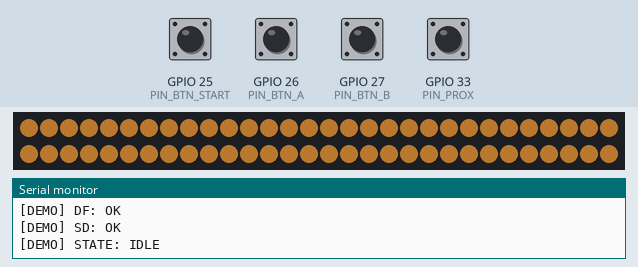
This sketch was run on a simulated ESP32. On the bench: 60 RGB LEDs in strip order, left to right, continuing on the next row, the last lines printed to the serial monitor. The inputs (shaded band) are chosen by the test bench; at power-on: GPIO 25 (PIN_BTN_START), GPIO 26 (PIN_BTN_A), GPIO 27 (PIN_BTN_B), GPIO 33 (PIN_PROX) HIGH. Dim RGB values are drawn brighter than linear; the audio player accepts every command and is not drawn.

Above: at 1.9 s.
2.0 s: GPIO 25 (PIN_BTN_START) pulled LOW for 0.15 s
At 6.9 s:
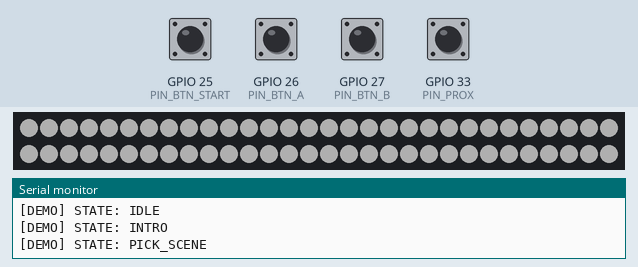
At 53.48 s:
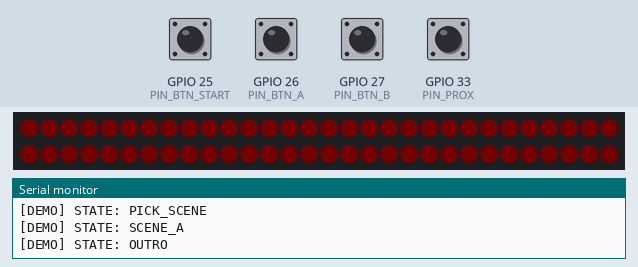

The sketch:

ruh_albalad_mvp_demo.ino
```cpp
#include <Arduino.h>
#include <Adafruit_NeoPixel.h>
#include <DFRobotDFPlayerMini.h>
#include <HardwareSerial.h>

/*
  روح البلد - Demo أمام اللجنة
  - مدة إجمالية مستهدفة: 45-60 ثانية
  - تشغيل سريع ومستقر
  - بدون voice bridge

  ============================================================
  النسخة الرسمية يوم العرض: COMMISSION READY
  ============================================================
  هذه هي نسخة العرض الرسمية المعتمدة أمام اللجنة.
  الإعدادات النهائية مقفلة داخل CFG::COMMISSION_READY_PRESET.
  يمنع تعديل التوقيتات/السطوع/السلوك يوم العرض.

  Quick Recover (مرجع سريع):
  1) إذا لم يبدأ العرض:
     - اضغط START أو انتظر Auto-Start بعد 4 ثوان.
  2) إذا لم يعمل الصوت:
     - استمر في العرض (Safe Demo Mode) ثم افحص microSD/DFPlayer بعد الجولة.
  3) إذا توقف الحساس:
     - استخدم START فقط (الحساس ليس شرطا لنجاح العرض).
  4) إذا احتجت إعادة تشغيل سريعة:
     - افصل الطاقة 3 ثوان ثم أعد التوصيل.
*/

// =========================================================
// CFG - إعدادات العرض النهائية (موحدة)
// =========================================================
namespace CFG {
  static const bool COMMISSION_READY_PRESET = true; // لا يغير يوم العرض
  static const bool BACKUP_SAFE_PRESET = false;     // preset احتياطي شديد الأمان

  static const uint32_t SERIAL_BAUD = 115200;

  // Pin map (نهائي)
  static const uint8_t PIN_LED_DATA = 18;
  static const uint8_t PIN_BTN_START = 25;   // زر تشغيل سريع
  static const uint8_t PIN_BTN_A = 26;       // سيناريو A
  static const uint8_t PIN_BTN_B = 27;       // سيناريو B
  static const uint8_t PIN_PROX = 33;        // حساس قرب IR (اختياري)
  static const uint8_t PIN_DF_TX = 16;       // ESP TX2 -> DF RX (1k)
  static const uint8_t PIN_DF_RX = 17;       // ESP RX2 <- DF TX

  static const uint16_t LED_COUNT = 60;
  // السطوع النهائي:
  // - Commission Ready: 150
  // - Backup Safe: 120 (أكثر أمانا عند حساسية الطاقة)
  static const uint8_t LED_BRIGHTNESS = BACKUP_SAFE_PRESET ? 120 : 150;

  // توقيتات Demo النهائية:
  // Commission Ready إجمالي ~52 ثانية (موصى)
  // Backup Safe إجمالي ~49 ثانية
  static const unsigned long INTRO_MS = BACKUP_SAFE_PRESET ? 4000 : 4500;
  static const unsigned long PICK_MS = BACKUP_SAFE_PRESET ? 5000 : 6000;
  static const unsigned long SCENE_MS = BACKUP_SAFE_PRESET ? 33000 : 34000;
  static const unsigned long OUTRO_MS = BACKUP_SAFE_PRESET ? 7000 : 7000;

  // سلوك النسخة
  static const bool ENABLE_TEST_MODE = false;      // نهائي يوم العرض
  static const bool ENABLE_DEMO_AUTO_START = true; // الأفضل للعرض (مع START كخيار يدوي)
  static const unsigned long AUTO_START_AFTER_MS = BACKUP_SAFE_PRESET ? 3000 : 4000;
  static const bool ENABLE_PROX = BACKUP_SAFE_PRESET ? false : true;
  static const uint8_t DEFAULT_SCENARIO = 1;       // A هو الأفضل بصريا

  static const uint8_t AUDIO_VOLUME = BACKUP_SAFE_PRESET ? 22 : 24; // 0..30
}

HardwareSerial dfSerial(2);
DFRobotDFPlayerMini dfPlayer;
Adafruit_NeoPixel strip(CFG::LED_COUNT, CFG::PIN_LED_DATA, NEO_GRB + NEO_KHZ800);

enum State { IDLE, INTRO, PICK_SCENE, SCENE_A, SCENE_B, OUTRO };
State state = IDLE;
unsigned long stateStart = 0;
unsigned long bootMs = 0;

bool dfReady = false;
bool sdReady = false;
bool proxEnabled = CFG::ENABLE_PROX;
String serialCmd;

void logDemo(const String& msg) { Serial.println("[DEMO] " + msg); }
bool pressed(uint8_t pin) { return digitalRead(pin) == LOW; }

void setAll(uint8_t r, uint8_t g, uint8_t b) {
  for (uint16_t i = 0; i < CFG::LED_COUNT; i++) strip.setPixelColor(i, strip.Color(r, g, b));
  strip.show();
}

void waveWarm(uint16_t speedMs) {
  static uint8_t p = 0;
  p++;
  uint8_t k = 70 + (uint8_t)(55.0f * sin((float)p / speedMs * 6.28f));
  setAll((uint8_t)(k), (uint8_t)(k * 0.65), (uint8_t)(k * 0.25));
}

void waveCool(uint16_t speedMs) {
  static uint8_t p = 0;
  p++;
  uint8_t k = 50 + (uint8_t)(45.0f * sin((float)p / speedMs * 6.28f));
  setAll((uint8_t)(k * 0.25), (uint8_t)(k * 0.5), (uint8_t)(k));
}

void transition(State next) {
  state = next;
  stateStart = millis();
  switch (state) {
    case IDLE: logDemo("STATE: IDLE"); break;
    case INTRO: logDemo("STATE: INTRO"); break;
    case PICK_SCENE: logDemo("STATE: PICK_SCENE"); break;
    case SCENE_A: logDemo("STATE: SCENE_A"); break;
    case SCENE_B: logDemo("STATE: SCENE_B"); break;
    case OUTRO: logDemo("STATE: OUTRO"); break;
  }
}

void playSafe(uint8_t track) {
  if (!dfReady || !sdReady) return; // Safe Demo Mode: يكمل بدون صوت
  dfPlayer.play(track);
}

void setupAudio() {
  dfSerial.begin(9600, SERIAL_8N1, CFG::PIN_DF_RX, CFG::PIN_DF_TX);
  dfReady = dfPlayer.begin(dfSerial, true, true);
  if (dfReady) {
    dfPlayer.volume(CFG::AUDIO_VOLUME);
    sdReady = dfPlayer.readFileCounts() > 0;
  }
  logDemo(dfReady ? "DF: OK" : "DF: FAIL (silent mode)");
  logDemo(sdReady ? "SD: OK" : "SD: FAIL/EMPTY (silent mode)");
}

void parseSerial() {
  while (Serial.available() > 0) {
    char c = (char)Serial.read();
    if (c == '\n' || c == '\r') {
      serialCmd.trim();
      if (serialCmd == "START" && state == IDLE) {
        playSafe(1);
        transition(INTRO);
      }
      serialCmd = "";
    } else {
      serialCmd += c;
    }
  }
}

// ---------- TEST MODE ----------
void testMode() {
  logDemo("TEST: START");
  // Buttons
  logDemo("TEST: Buttons");
  unsigned long t0 = millis();
  while (millis() - t0 < 6000) {
    if (pressed(CFG::PIN_BTN_START)) logDemo("BTN START OK");
    if (pressed(CFG::PIN_BTN_A)) logDemo("BTN A OK");
    if (pressed(CFG::PIN_BTN_B)) logDemo("BTN B OK");
    delay(100);
  }
  // LED
  logDemo("TEST: LED");
  setAll(255, 0, 0); delay(500);
  setAll(0, 255, 0); delay(500);
  setAll(0, 0, 255); delay(500);
  setAll(255, 180, 60); delay(500);
  setAll(0, 0, 0);
  // DF
  logDemo("TEST: DF");
  if (dfReady && sdReady) { playSafe(1); delay(2000); }
  else { logDemo("TEST: DF skipped (safe mode)"); }
  // Proximity
  logDemo("TEST: PROX (5s window)");
  bool hit = false;
  t0 = millis();
  while (millis() - t0 < 5000) {
    if (digitalRead(CFG::PIN_PROX) == LOW) { hit = true; break; }
    delay(30);
  }
  logDemo(hit ? "PROX OK" : "PROX FAIL -> fallback START button");
  logDemo("TEST: END");
}

void setup() {
  Serial.begin(CFG::SERIAL_BAUD);
  delay(200);
  logDemo("BOOT: Ruh Albalad Demo");

  pinMode(CFG::PIN_BTN_START, INPUT_PULLUP);
  pinMode(CFG::PIN_BTN_A, INPUT_PULLUP);
  pinMode(CFG::PIN_BTN_B, INPUT_PULLUP);
  pinMode(CFG::PIN_PROX, INPUT_PULLUP);

  strip.begin();
  strip.setBrightness(CFG::LED_BRIGHTNESS);
  setAll(0, 0, 0);

  setupAudio();
  bootMs = millis();
  transition(IDLE);

  if (CFG::ENABLE_TEST_MODE) testMode();
}

void handleIdle() {
  waveWarm(40); // هادئ لكن واضح

  bool proxTrig = proxEnabled && (digitalRead(CFG::PIN_PROX) == LOW);
  bool autoTrig = CFG::ENABLE_DEMO_AUTO_START && (millis() - bootMs >= CFG::AUTO_START_AFTER_MS);
  if (pressed(CFG::PIN_BTN_START) || proxTrig || autoTrig) {
    playSafe(1); // 0001 intro
    transition(INTRO);
  }
}

void handleIntro() {
  // بداية قوية سريعة
  waveWarm(18);
  if (millis() - stateStart >= CFG::INTRO_MS) {
    transition(PICK_SCENE);
  }
}

void handlePick() {
  setAll(90, 90, 90);
  if (pressed(CFG::PIN_BTN_A)) {
    playSafe(2);
    transition(SCENE_A);
  } else if (pressed(CFG::PIN_BTN_B)) {
    playSafe(3);
    transition(SCENE_B);
  } else if (millis() - stateStart >= CFG::PICK_MS) {
    if (CFG::DEFAULT_SCENARIO == 2) {
      playSafe(3);
      transition(SCENE_B);
    } else {
      playSafe(2);
      transition(SCENE_A);
    }
  }
}

void handleSceneA() {
  // سيناريو العرض الأفضل: ازدهار (دافئ ومشرق)
  waveWarm(14);
  if (millis() - stateStart >= CFG::SCENE_MS) {
    playSafe(4);
    transition(OUTRO);
  }
}

void handleSceneB() {
  // سيناريو بديل فقط عند الحاجة
  waveCool(16);
  if (millis() - stateStart >= CFG::SCENE_MS) {
    playSafe(4);
    transition(OUTRO);
  }
}

void handleOutro() {
  unsigned long e = millis() - stateStart;
  if (e < CFG::OUTRO_MS) {
    int k = map((int)e, 0, (int)CFG::OUTRO_MS, 85, 0);
    setAll(k, (int)(k * 0.6), (int)(k * 0.25));
  } else {
    bootMs = millis(); // لإعادة auto-start في الدورة التالية عند الحاجة
    transition(IDLE);
  }
}

void loop() {
  parseSerial();


  switch (state) {
    case IDLE: handleIdle(); break;
    case INTRO: handleIntro(); break;
    case PICK_SCENE: handlePick(); break;
    case SCENE_A: handleSceneA(); break;
    case SCENE_B: handleSceneB(); break;
    case OUTRO: handleOutro(); break;
  }

  delay(20); // استقرار زمني خفيف
}
```

Measured:
- what the display in image 1 shows lasts 6.0 s, from 6.6 s to 12.6 s
